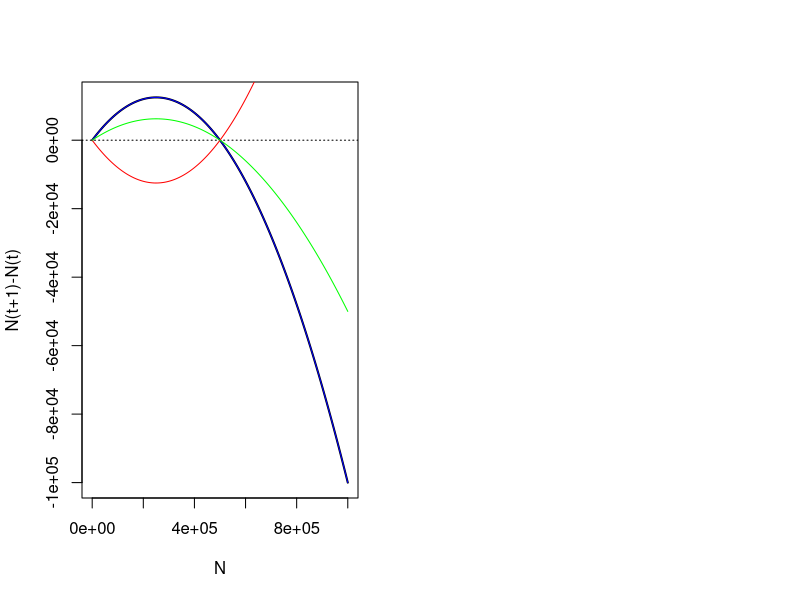

This figure's R source:
# Set parameter and state variable values
N = 100:1000000
M = 100:1000000
rN = 0.1
rM = 0.1
K = 1000000
# Plot quantities of interest
par(mfrow=c(1,2))
plot(N,rN*N*(1-(N+M)/K),type='l',lwd=2,xlab="N",ylab="N(t+1)-N(t)")
abline(h=0,lty=3)
lines(M,rM*M*(1-(N+M)/K),type='l', col = "blue")
rM = 0.05
lines(N,(rN*N*(1-(N+M)/K)*(-1)),type='l', col = "red")
lines(M,rM*M*(1-(N+M)/K),type='l', col = "green")